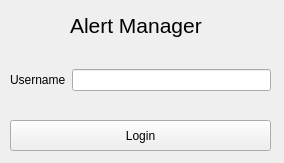
<?xml version="1.0" encoding="UTF-8"?>
<ui version="4.0">
 <class>Form</class>
 <widget class="QWidget" name="Form">
  <property name="geometry">
   <rect>
    <x>0</x>
    <y>0</y>
    <width>284</width>
    <height>163</height>
   </rect>
  </property>
  <property name="windowTitle">
   <string>Alert Manager</string>
  </property>
  <widget class="QPushButton" name="button_login">
   <property name="geometry">
    <rect>
     <x>10</x>
     <y>120</y>
     <width>261</width>
     <height>31</height>
    </rect>
   </property>
   <property name="text">
    <string>Login</string>
   </property>
  </widget>
  <widget class="QWidget" name="gridLayoutWidget">
   <property name="geometry">
    <rect>
     <x>10</x>
     <y>50</y>
     <width>261</width>
     <height>61</height>
    </rect>
   </property>
   <layout class="QGridLayout" name="group_login">
    <item row="1" column="0">
     <widget class="QLabel" name="label_username">
      <property name="text">
       <string>Username</string>
      </property>
     </widget>
    </item>
    <item row="1" column="1">
     <widget class="QLineEdit" name="text_username"/>
    </item>
   </layout>
  </widget>
  <widget class="QLabel" name="label_AlertManager">
   <property name="geometry">
    <rect>
     <x>70</x>
     <y>10</y>
     <width>141</width>
     <height>31</height>
    </rect>
   </property>
   <property name="font">
    <font>
     <pointsize>16</pointsize>
    </font>
   </property>
   <property name="text">
    <string>Alert Manager</string>
   </property>
  </widget>
 </widget>
 <resources/>
 <connections/>
</ui>
